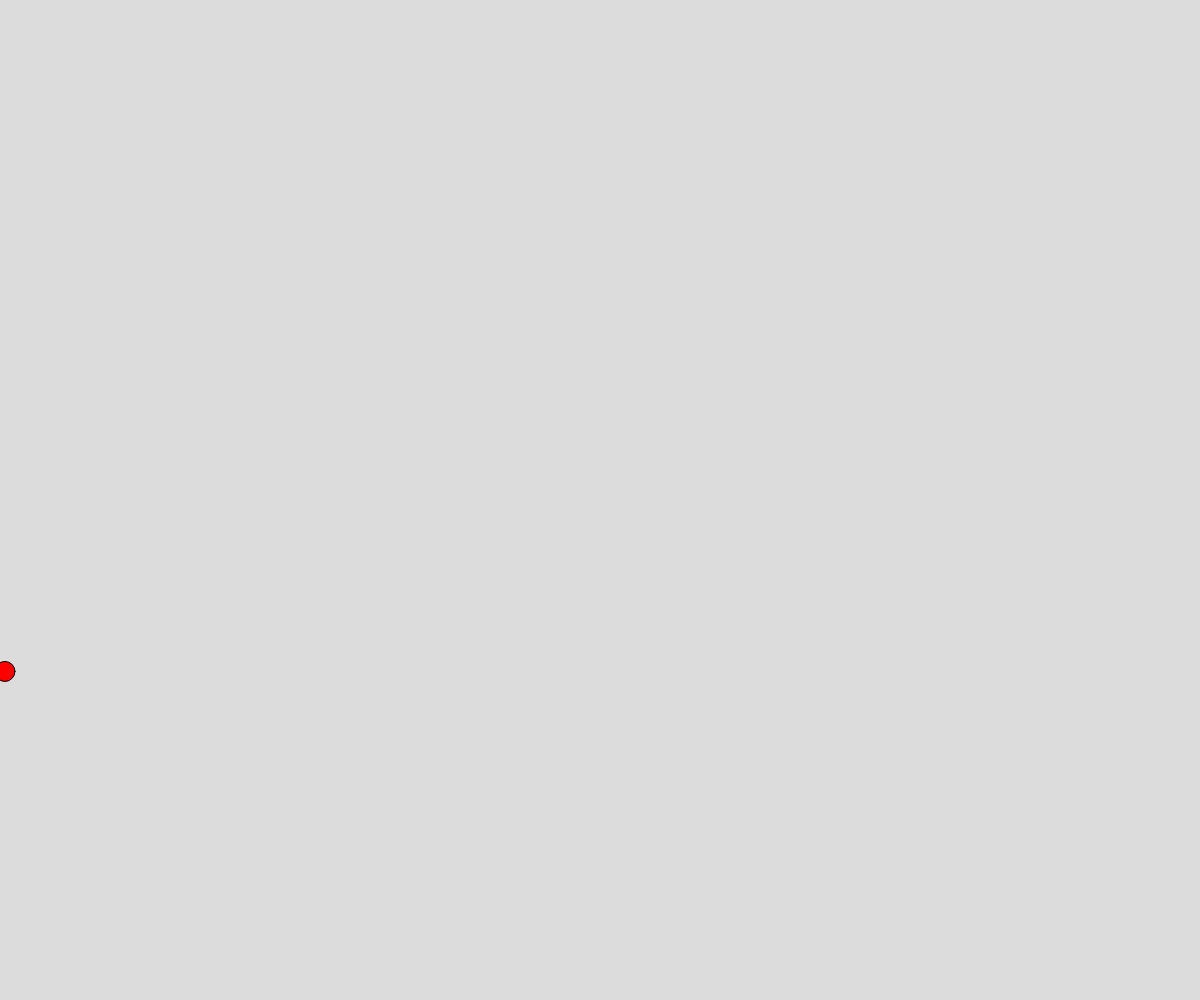
Frame 1 (no input)
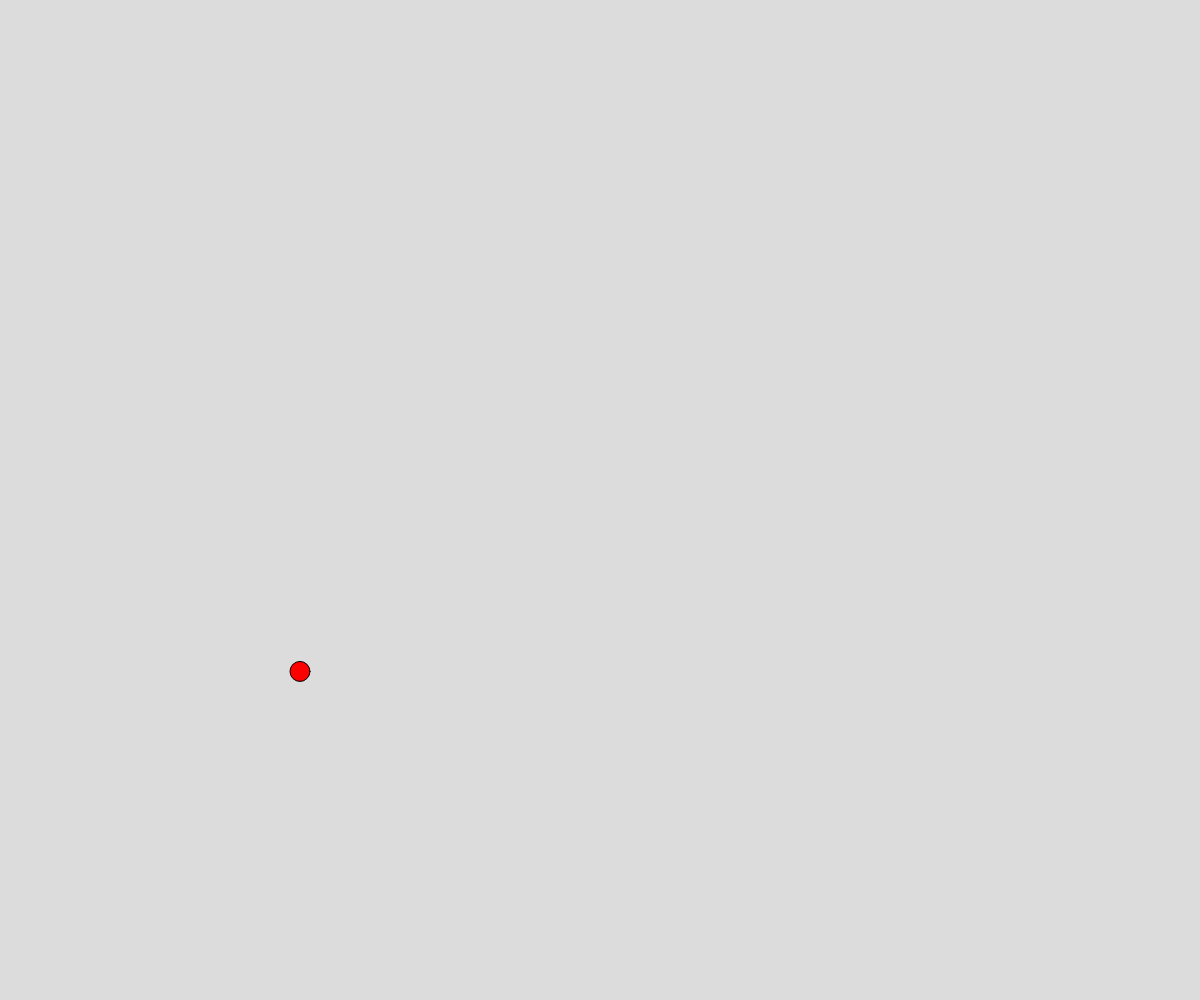
Frame 60 (no input)
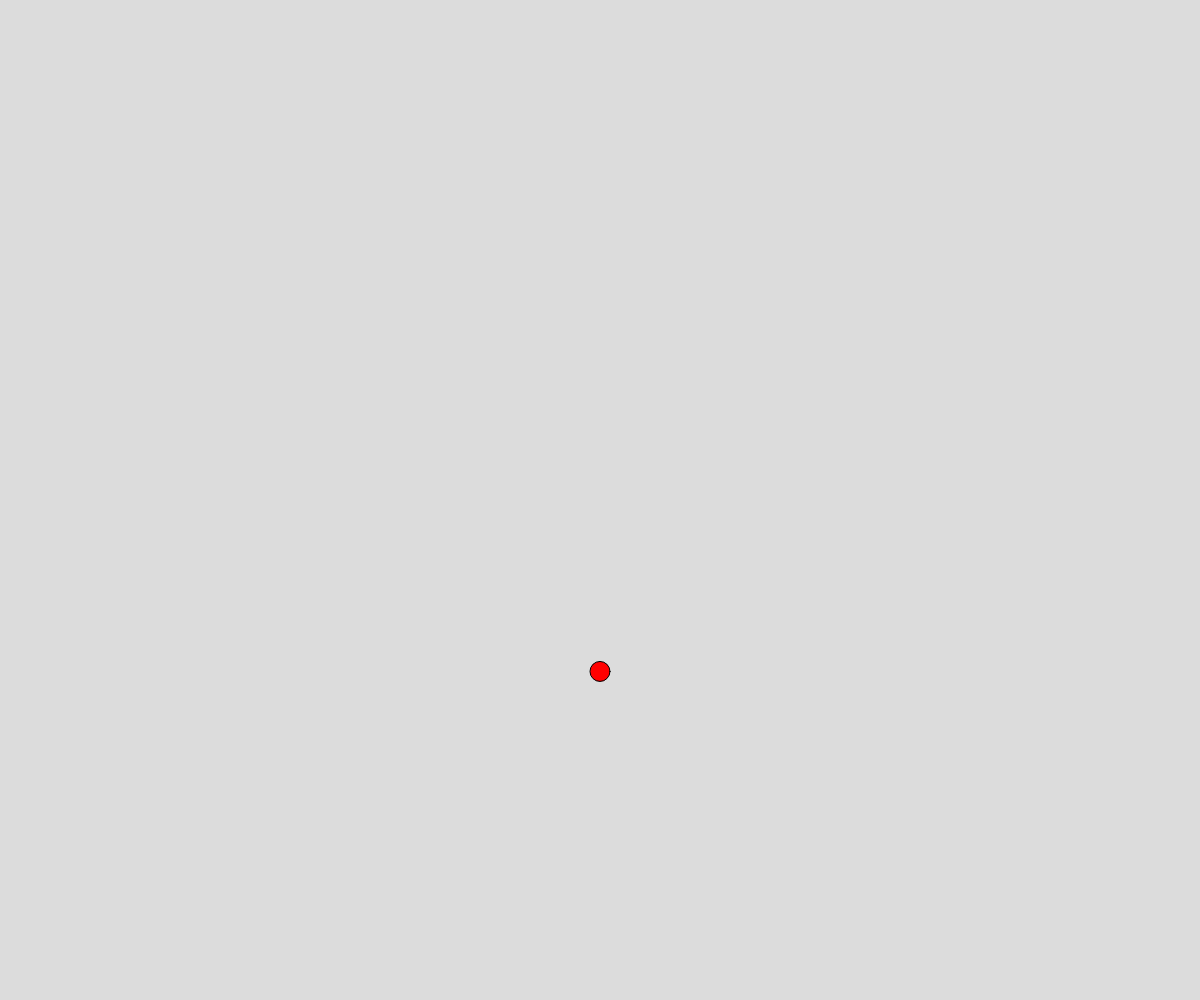
Frame 120 (the mouse pressed at the canvas centre since frame 60)

The p5.js sketch that drew these frames (run headless with seeded random() and noise() and a simulated clock; from frame 60 on, the mouse is pressed at the canvas centre):

// p5.js sketch
// ── sketch.js
// Project Title
// Your Name
// Date
//
// Extra for Experts:
// - describe what you did to take this project "above and beyond"

let redRacer;

function setup() {
  createCanvas(windowWidth, windowHeight);
  redRacer= new RoundRacer(5,"red");
}

function draw() {
  background(220);
  redRacer.move();
  redRacer.display();
}



class RoundRacer{
  constructor(speed,color){
    this.speed = speed; this.color = color;
    this.size;
    this.x = 0;
    this.y = random(100, height-100)
  }
  display(){
    fill(this.color);
    circle(this.x, this.y, 20);
  }

  move(){
    
    if(this.x<width){
      this.x+=this.speed;
    }
    else{
      this.x = 0
    }
  }
}
